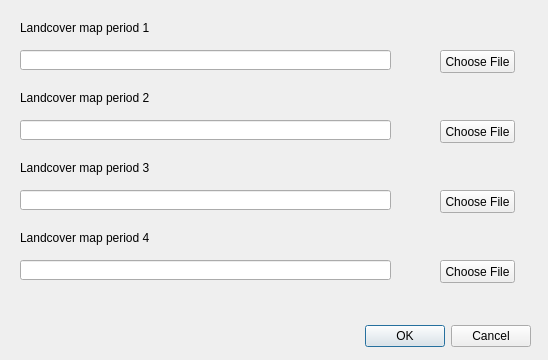
<?xml version="1.0" encoding="UTF-8"?>
<ui version="4.0">
 <class>Dialog</class>
 <widget class="QDialog" name="Dialog">
  <property name="geometry">
   <rect>
    <x>0</x>
    <y>0</y>
    <width>548</width>
    <height>360</height>
   </rect>
  </property>
  <property name="windowTitle">
   <string>Input Landcover maps</string>
  </property>
  <property name="windowIcon">
   <iconset resource="images.qrc">
    <normaloff>:/background/GenRiver logo.jpg</normaloff>:/background/GenRiver logo.jpg</iconset>
  </property>
  <widget class="QDialogButtonBox" name="buttonBox">
   <property name="geometry">
    <rect>
     <x>190</x>
     <y>320</y>
     <width>341</width>
     <height>32</height>
    </rect>
   </property>
   <property name="orientation">
    <enum>Qt::Horizontal</enum>
   </property>
   <property name="standardButtons">
    <set>QDialogButtonBox::Cancel|QDialogButtonBox::Ok</set>
   </property>
  </widget>
  <widget class="QLabel" name="label">
   <property name="geometry">
    <rect>
     <x>20</x>
     <y>20</y>
     <width>171</width>
     <height>16</height>
    </rect>
   </property>
   <property name="text">
    <string>Landcover map period 1</string>
   </property>
  </widget>
  <widget class="QLabel" name="label_2">
   <property name="geometry">
    <rect>
     <x>20</x>
     <y>90</y>
     <width>171</width>
     <height>16</height>
    </rect>
   </property>
   <property name="text">
    <string>Landcover map period 2</string>
   </property>
  </widget>
  <widget class="QLabel" name="label_3">
   <property name="geometry">
    <rect>
     <x>20</x>
     <y>160</y>
     <width>181</width>
     <height>16</height>
    </rect>
   </property>
   <property name="text">
    <string>Landcover map period 3</string>
   </property>
  </widget>
  <widget class="QLabel" name="label_4">
   <property name="geometry">
    <rect>
     <x>20</x>
     <y>230</y>
     <width>181</width>
     <height>16</height>
    </rect>
   </property>
   <property name="text">
    <string>Landcover map period 4</string>
   </property>
  </widget>
  <widget class="QLineEdit" name="landcoverMap_1">
   <property name="geometry">
    <rect>
     <x>20</x>
     <y>50</y>
     <width>371</width>
     <height>20</height>
    </rect>
   </property>
  </widget>
  <widget class="QLineEdit" name="landcoverMap_2">
   <property name="geometry">
    <rect>
     <x>20</x>
     <y>120</y>
     <width>371</width>
     <height>20</height>
    </rect>
   </property>
  </widget>
  <widget class="QLineEdit" name="landcoverMap_3">
   <property name="geometry">
    <rect>
     <x>20</x>
     <y>190</y>
     <width>371</width>
     <height>20</height>
    </rect>
   </property>
  </widget>
  <widget class="QLineEdit" name="landcoverMap_4">
   <property name="geometry">
    <rect>
     <x>20</x>
     <y>260</y>
     <width>371</width>
     <height>20</height>
    </rect>
   </property>
  </widget>
  <widget class="QPushButton" name="landCoverMap_btn1">
   <property name="geometry">
    <rect>
     <x>440</x>
     <y>50</y>
     <width>75</width>
     <height>23</height>
    </rect>
   </property>
   <property name="text">
    <string>Choose File</string>
   </property>
  </widget>
  <widget class="QPushButton" name="landCoverMap_btn2">
   <property name="geometry">
    <rect>
     <x>440</x>
     <y>120</y>
     <width>75</width>
     <height>23</height>
    </rect>
   </property>
   <property name="text">
    <string>Choose File</string>
   </property>
  </widget>
  <widget class="QPushButton" name="landCoverMap_btn3">
   <property name="geometry">
    <rect>
     <x>440</x>
     <y>190</y>
     <width>75</width>
     <height>23</height>
    </rect>
   </property>
   <property name="text">
    <string>Choose File</string>
   </property>
  </widget>
  <widget class="QPushButton" name="landCoverMap_btn4">
   <property name="geometry">
    <rect>
     <x>440</x>
     <y>260</y>
     <width>75</width>
     <height>23</height>
    </rect>
   </property>
   <property name="text">
    <string>Choose File</string>
   </property>
  </widget>
 </widget>
 <resources>
  <include location="images.qrc"/>
 </resources>
 <connections>
  <connection>
   <sender>buttonBox</sender>
   <signal>accepted()</signal>
   <receiver>Dialog</receiver>
   <slot>accept()</slot>
   <hints>
    <hint type="sourcelabel">
     <x>248</x>
     <y>254</y>
    </hint>
    <hint type="destinationlabel">
     <x>157</x>
     <y>274</y>
    </hint>
   </hints>
  </connection>
  <connection>
   <sender>buttonBox</sender>
   <signal>rejected()</signal>
   <receiver>Dialog</receiver>
   <slot>reject()</slot>
   <hints>
    <hint type="sourcelabel">
     <x>316</x>
     <y>260</y>
    </hint>
    <hint type="destinationlabel">
     <x>286</x>
     <y>274</y>
    </hint>
   </hints>
  </connection>
 </connections>
</ui>
